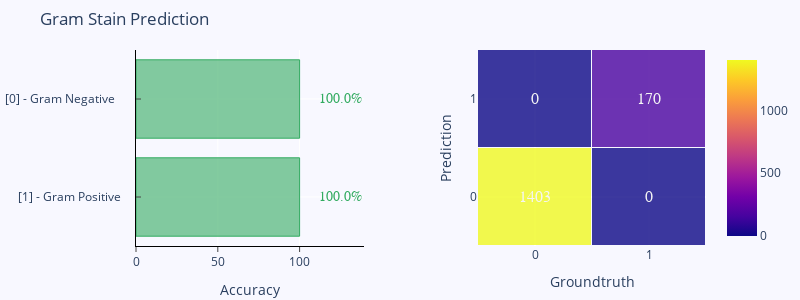

Source (notebook cell):
### Code cell
import plotly.graph_objects as go
from plotly.subplots import make_subplots
import plotly.express as px
import numpy as np

y_saving = [1, 1.0]


for x,val in enumerate(y_saving):
    y_saving[x] = val*100
    


y_net_worth = y_saving


# x = ['Acinetobacter','B subtilis','E. coli K12','S. aureus','E. coli (CCUG17620)','E. coli (NCTC13441)','E. coli (A2-39)','K. pneumoniae (A2-23)','S. aureus (CCUG35600)','E. coli (101)','E. coli (102)','E. coli (104)','K. pneumoniae (210)','K. pneumoniae (211)','K. pneumoniae (212)','K. pneumoniae (240)','Acinetobacter K12-21','Acinetobacter K48-42','Acinetobacter K55-13','Acinetobacter K57-06','Acinetobacter K71-71'][::-1]

x =  ['Gram Negative      ', 'Gram Positive    '][::-1]




x_ = []

for idx, k in enumerate(x):
    x_.append(idx)
    x[idx] = f"[{1-idx}] - {k}"
    
    
    
# Creating two subplots
fig = make_subplots(rows=1, cols=2, specs=[[{}, {}]], shared_xaxes=True,
                    shared_yaxes=False, vertical_spacing=1,  horizontal_spacing = 0.2)

fig.append_trace(go.Bar(
    x=y_saving,
    y=x,
    marker=dict(
        color='rgba(50, 171, 96, 0.6)',
        line=dict(
            color='rgba(50, 171, 96, 1.0)',
            width=1),
    ),
    name='Accuracy',
    orientation='h',
), 1, 1)

# fig.append_trace(go.Scatter(
#     x=y_net_worth, y=x,
#     mode='lines+markers',
#     line_color='rgb(128, 0, 128)',
#     name='Household net worth, Million USD/capita',
# ), 1, 2)


# set up figure 

fig.add_trace(go.Heatmap(x = x_, y= x_, z = z_,opacity=0.8, xgap = 1,ygap=1, coloraxis = "coloraxis", ),1,2)



# fig.append_trace(fig_,1,2)


fig.update_layout(
    title='Gram Stain Prediction',
    yaxis=dict(
        showgrid=True,
        showline=True,
        showticklabels=True,
        zeroline = True,
        linewidth=1, 
        linecolor='black',
        ticks="inside",
    ),
#     yaxis2=dict(
#         showgrid=False,
#         showline=True,
#         showticklabels=False,
#         linecolor='rgba(102, 102, 102, 0.8)',
#         linewidth=2,
#         domain=[0, 0.85],
#     ),
    
    yaxis2=dict(dtick=1,
                title={'text': "Prediction"}
               ),
    xaxis=dict(  title={'text': "Accuracy"},
        zeroline=False,
        showline=True,
        linecolor='black',ticks="outside",
        showticklabels=True,
               linewidth=1, 
        showgrid=True,
    ),
    xaxis2=dict(dtick=1, 
            title={'text': "Groundtruth"}
           ),
#     xaxis2=dict(
#         zeroline=False,
#         showline=False,
#         showticklabels=True,
#         showgrid=True,
#         domain=[0.47, 1],
#         side='top',
#         dtick=25000,
#     ),
    legend=dict(x=0.029, y=1.038, font_size=10), 
    margin=dict(l=5, r=5, t=50, b=50),
    paper_bgcolor='rgb(248, 248, 255)',
    plot_bgcolor='rgb(248, 248, 255)',
)


annotations = []
for n, row in enumerate(z_):
    for m, val in enumerate(row):
        annotations.append(dict(text=str(z_[n][m]), x=x_[m], y=x_[n],
                                         xref='x2', yref='y2', showarrow=False, font=dict(family='Arial', size=16,
                                      color='rgb(245,245,245)')))


fig.update_layout(
    width = 800,
    height = 300,
    autosize=False
)



y_s = np.round(y_saving, decimals=2)
y_nw = np.rint(y_net_worth)

# Adding labels
for ydn, yd, xd in zip(y_nw, y_s, x):
    # labeling the scatter savings
#     annotations.append(dict(xref='x2', yref='y2',
#                             y=xd, x=ydn - 20000,
#                             text='{:,}'.format(ydn) + 'M',
#                             font=dict(family='Arial', size=12,
#                                       color='rgb(128, 0, 128)'),
#                             showarrow=False))
    # labeling the bar net worth
    annotations.append(dict(xref='x1', yref='y1',
                            y=xd, x=yd + 25,
                            text=str(yd) + '%',
                            font=dict(family='Arial', size=14,
                                      color='rgb(50, 171, 96)'),
                            showarrow=False))

fig.update_layout(annotations=annotations)

fig.show()
fig.write_image("Gram.pdf")

### Figure 1 — Plotly figure (JSON) as saved in the notebook; plotly's stock layout.template omitted (floating-point values rounded to 4 significant figures)
{"data": [{"marker": {"color": "rgba(50, 171, 96, 0.6)", "line": {"color": "rgba(50, 171, 96, 1.0)", "width": 1}}, "name": "Accuracy", "orientation": "h", "type": "bar", "x": [100, 100], "xaxis": "x", "y": ["[1] - Gram Positive    ", "[0] - Gram Negative      "], "yaxis": "y"}, {"coloraxis": "coloraxis", "opacity": 0.8, "type": "heatmap", "x": [0, 1], "xaxis": "x2", "xgap": 1, "y": [0, 1], "yaxis": "y2", "ygap": 1, "z": [[1403, 0], [0, 170]]}], "layout": {"annotations": [{"font": {"color": "rgb(245,245,245)", "family": "Arial", "size": 16}, "showarrow": false, "text": "1403", "x": 0, "xref": "x2", "y": 0, "yref": "y2"}, {"font": {"color": "rgb(245,245,245)", "family": "Arial", "size": 16}, "showarrow": false, "text": "0", "x": 1, "xref": "x2", "y": 0, "yref": "y2"}, {"font": {"color": "rgb(245,245,245)", "family": "Arial", "size": 16}, "showarrow": false, "text": "0", "x": 0, "xref": "x2", "y": 1, "yref": "y2"}, {"font": {"color": "rgb(245,245,245)", "family": "Arial", "size": 16}, "showarrow": false, "text": "170", "x": 1, "xref": "x2", "y": 1, "yref": "y2"}, {"font": {"color": "rgb(50, 171, 96)", "family": "Arial", "size": 14}, "showarrow": false, "text": "100.0%", "x": 125, "xref": "x", "y": "[1] - Gram Positive    ", "yref": "y"}, {"font": {"color": "rgb(50, 171, 96)", "family": "Arial", "size": 14}, "showarrow": false, "text": "100.0%", "x": 125, "xref": "x", "y": "[0] - Gram Negative      ", "yref": "y"}], "autosize": false, "height": 300, "legend": {"font": {"size": 10}, "x": 0.029, "y": 1.038}, "margin": {"b": 50, "l": 5, "r": 5, "t": 50}, "paper_bgcolor": "rgb(248, 248, 255)", "plot_bgcolor": "rgb(248, 248, 255)", "title": {"text": "Gram Stain Prediction"}, "width": 800, "xaxis": {"anchor": "y", "autorange": true, "domain": [0, 0.4], "linecolor": "black", "linewidth": 1, "range": [0, 141.5], "showgrid": true, "showline": true, "showticklabels": true, "ticks": "outside", "title": {"text": "Accuracy"}, "type": "linear", "zeroline": false}, "xaxis2": {"anchor": "y2", "autorange": true, "domain": [0.6, 1], "dtick": 1, "range": [-0.5, 1.5], "title": {"text": "Groundtruth"}, "type": "linear"}, "yaxis": {"anchor": "x", "autorange": true, "domain": [0, 1], "linecolor": "black", "linewidth": 1, "range": [-0.5, 1.5], "showgrid": true, "showline": true, "showticklabels": true, "ticks": "inside", "type": "category", "zeroline": true}, "yaxis2": {"anchor": "x2", "autorange": true, "domain": [0, 1], "dtick": 1, "range": [-0.5, 1.5], "title": {"text": "Prediction"}, "type": "linear"}}}
